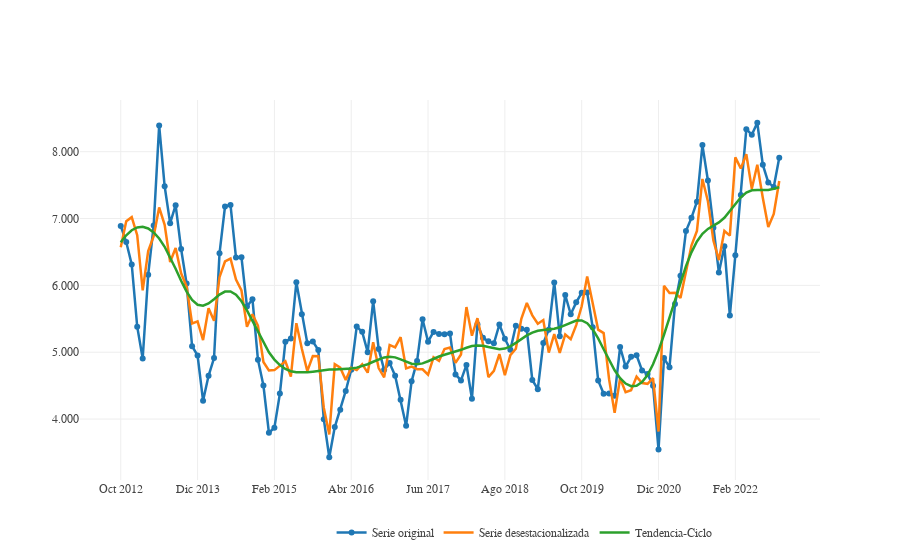

The notebook cell saved with this chart:
### Code cell
locale.setlocale(locale.LC_ALL, 'es_ES')
new_date = [d.strftime('%b %Y').replace(".","").capitalize() for d in df_plot_desest.index]
x = new_date
plot_desestacionalizado = go.Figure()
plot_desestacionalizado.add_trace(go.Scatter(x = new_date,
                         y = df_plot_desest["Serie original"].round(2),
                         name = "Serie original", mode = "lines+markers", line_width=2.5, hovertemplate="$%{y:,.0f}"))
plot_desestacionalizado.add_trace(go.Scatter(x = new_date, y = df_plot_desest["Serie desestacionalizada"].round(2),
                         name = "Serie desestacionalizada", mode = "lines",line_width = 2.5,hovertemplate="$%{y:,.0f}"))
plot_desestacionalizado.add_trace(go.Scatter(x = new_date, y = df_plot_desest["Tendencia-ciclo"].round(2),
                         name = "Tendencia-Ciclo", mode = "lines", line_width = 2.5,hovertemplate="$%{y:,.0f}"))
plot_desestacionalizado.update_xaxes(nticks = 10)
plot_desestacionalizado.update_yaxes(tickformat = ",")
plot_desestacionalizado.update_layout(separators = ",.",template = None, hovermode = "x unified",
                  font_family = "georgia",
                  legend = dict(
                      yanchor="top", orientation = "h",
       y=-0.1,
       xanchor="left",
       x=0.34
                  ))

### Figure 1 — Plotly figure (JSON) as saved in the notebook; plotly's stock layout.template omitted (floating-point values rounded to 4 significant figures)
{"data": [{"hovertemplate": "$%{y:,.0f}", "line": {"width": 2.5}, "mode": "lines+markers", "name": "Serie original", "type": "scatter", "x": ["Oct 2012", "Nov 2012", "Dic 2012", "Ene 2013", "Feb 2013", "Mar 2013", "Abr 2013", "May 2013", "Jun 2013", "Jul 2013", "Ago 2013", "Sep 2013", "Oct 2013", "Nov 2013", "Dic 2013", "Ene 2014", "Feb 2014", "Mar 2014", "Abr 2014", "May 2014", "Jun 2014", "Jul 2014", "Ago 2014", "Sep 2014", "Oct 2014", "Nov 2014", "Dic 2014", "Ene 2015", "Feb 2015", "Mar 2015", "Abr 2015", "May 2015", "Jun 2015", "Jul 2015", "Ago 2015", "Sep 2015", "Oct 2015", "Nov 2015", "Dic 2015", "Ene 2016", "Feb 2016", "Mar 2016", "Abr 2016", "May 2016", "Jun 2016", "Jul 2016", "Ago 2016", "Sep 2016", "Oct 2016", "Nov 2016", "Dic 2016", "Ene 2017", "Feb 2017", "Mar 2017", "Abr 2017", "May 2017", "Jun 2017", "Jul 2017", "Ago 2017", "Sep 2017", "Oct 2017", "Nov 2017", "Dic 2017", "Ene 2018", "Feb 2018", "Mar 2018", "Abr 2018", "May 2018", "Jun 2018", "Jul 2018", "Ago 2018", "Sep 2018", "Oct 2018", "Nov 2018", "Dic 2018", "Ene 2019", "Feb 2019", "Mar 2019", "Abr 2019", "May 2019", "Jun 2019", "Jul 2019", "Ago 2019", "Sep 2019", "Oct 2019", "Nov 2019", "Dic 2019", "Ene 2020", "Feb 2020", "Mar 2020", "Abr 2020", "May 2020", "Jun 2020", "Jul 2020", "Ago 2020", "Sep 2020", "Oct 2020", "Nov 2020", "Dic 2020", "Ene 2021", "Feb 2021", "Mar 2021", "Abr 2021", "May 2021", "Jun 2021", "Jul 2021", "Ago 2021", "Sep 2021", "Oct 2021", "Nov 2021", "Dic 2021", "Ene 2022", "Feb 2022", "Mar 2022", "Abr 2022", "May 2022", "Jun 2022", "Jul 2022", "Ago 2022", "Sep 2022", "Oct 2022"], "y": [6889, 6649, 6313, 5383, 4906, 6160, 6895, 8393, 7483, 6931, 7200, 6545, 6027, 5090, 4951, 4275, 4648, 4913, 6479, 7179, 7204, 6417, 6420, 5685, 5794, 4889, 4502, 3796, 3872, 4381, 5155, 5205, 6046, 5569, 5136, 5162, 5033, 3999, 3429, 3881.0, 4141.0, 4421.0, 4740.0, 5383.0, 5305.0, 5002.0, 5764.0, 5050.0, 4737.0, 4837.0, 4649.0, 4291, 3899, 4565, 4867, 5493, 5158, 5304, 5272, 5268, 5281, 4668, 4578, 4810, 4304, 5417, 5216, 5163, 5133, 5415, 5202, 5037, 5398, 5350, 5336, 4585, 4448, 5137, 5337, 6044, 5239, 5856, 5568, 5746, 5889, 5893, 5374, 4579, 4378, 4383, 4349, 5078, 4786, 4931, 4955, 4727, 4674, 4500, 3544, 4912, 4775, 5720, 6143, 6813, 7010, 7252, 8099, 7570, 6863, 6191, 6587, 5548, 6452, 7354, 8337, 8254, 8433, 7805, 7541, 7473, 7910]}, {"hovertemplate": "$%{y:,.0f}", "line": {"width": 2.5}, "mode": "lines", "name": "Serie desestacionalizada", "type": "scatter", "x": ["Oct 2012", "Nov 2012", "Dic 2012", "Ene 2013", "Feb 2013", "Mar 2013", "Abr 2013", "May 2013", "Jun 2013", "Jul 2013", "Ago 2013", "Sep 2013", "Oct 2013", "Nov 2013", "Dic 2013", "Ene 2014", "Feb 2014", "Mar 2014", "Abr 2014", "May 2014", "Jun 2014", "Jul 2014", "Ago 2014", "Sep 2014", "Oct 2014", "Nov 2014", "Dic 2014", "Ene 2015", "Feb 2015", "Mar 2015", "Abr 2015", "May 2015", "Jun 2015", "Jul 2015", "Ago 2015", "Sep 2015", "Oct 2015", "Nov 2015", "Dic 2015", "Ene 2016", "Feb 2016", "Mar 2016", "Abr 2016", "May 2016", "Jun 2016", "Jul 2016", "Ago 2016", "Sep 2016", "Oct 2016", "Nov 2016", "Dic 2016", "Ene 2017", "Feb 2017", "Mar 2017", "Abr 2017", "May 2017", "Jun 2017", "Jul 2017", "Ago 2017", "Sep 2017", "Oct 2017", "Nov 2017", "Dic 2017", "Ene 2018", "Feb 2018", "Mar 2018", "Abr 2018", "May 2018", "Jun 2018", "Jul 2018", "Ago 2018", "Sep 2018", "Oct 2018", "Nov 2018", "Dic 2018", "Ene 2019", "Feb 2019", "Mar 2019", "Abr 2019", "May 2019", "Jun 2019", "Jul 2019", "Ago 2019", "Sep 2019", "Oct 2019", "Nov 2019", "Dic 2019", "Ene 2020", "Feb 2020", "Mar 2020", "Abr 2020", "May 2020", "Jun 2020", "Jul 2020", "Ago 2020", "Sep 2020", "Oct 2020", "Nov 2020", "Dic 2020", "Ene 2021", "Feb 2021", "Mar 2021", "Abr 2021", "May 2021", "Jun 2021", "Jul 2021", "Ago 2021", "Sep 2021", "Oct 2021", "Nov 2021", "Dic 2021", "Ene 2022", "Feb 2022", "Mar 2022", "Abr 2022", "May 2022", "Jun 2022", "Jul 2022", "Ago 2022", "Sep 2022", "Oct 2022"], "y": [6571.0, 6959.0, 7021.0, 6751.0, 5926.0, 6515.0, 6737.0, 7165.0, 6906.0, 6350.0, 6559.0, 6181.0, 5983.0, 5430.0, 5462.0, 5182.0, 5658.0, 5471.0, 6123.0, 6358.0, 6402.0, 6087.0, 5924.0, 5382.0, 5568.0, 5398.0, 4854.0, 4728.0, 4733.0, 4793.0, 4865.0, 4637.0, 5434.0, 5053.0, 4717.0, 4943.0, 4940.0, 4170.0, 3771.0, 4820.0, 4768.0, 4586.0, 4766.0, 4734.0, 4822.0, 4694.0, 5150.0, 4763.0, 4625.0, 5109.0, 5072.0, 5226.0, 4758.0, 4786.0, 4746.0, 4745.0, 4663.0, 4925.0, 4870.0, 5047.0, 5070.0, 4841.0, 4967.0, 5676.0, 5247.0, 5510.0, 5122.0, 4627.0, 4723.0, 4972.0, 4658.0, 4956.0, 5052.0, 5500.0, 5737.0, 5552.0, 5427.0, 5482.0, 4995.0, 5270.0, 4990.0, 5266.0, 5195.0, 5406.0, 5687.0, 6135.0, 5711.0, 5338.0, 5286.0, 4592.0, 4094.0, 4611.0, 4402.0, 4431.0, 4635.0, 4539.0, 4528.0, 4614.0, 3814.0, 5995.0, 5886.0, 5891.0, 5813.0, 6226.0, 6596.0, 6816.0, 7592.0, 7258.0, 6670.0, 6379.0, 6814.0, 6744.0, 7914.0, 7749.0, 7962.0, 7444.0, 7805.0, 7311.0, 6874.0, 7068.0, 7562.0]}, {"hovertemplate": "$%{y:,.0f}", "line": {"width": 2.5}, "mode": "lines", "name": "Tendencia-Ciclo", "type": "scatter", "x": ["Oct 2012", "Nov 2012", "Dic 2012", "Ene 2013", "Feb 2013", "Mar 2013", "Abr 2013", "May 2013", "Jun 2013", "Jul 2013", "Ago 2013", "Sep 2013", "Oct 2013", "Nov 2013", "Dic 2013", "Ene 2014", "Feb 2014", "Mar 2014", "Abr 2014", "May 2014", "Jun 2014", "Jul 2014", "Ago 2014", "Sep 2014", "Oct 2014", "Nov 2014", "Dic 2014", "Ene 2015", "Feb 2015", "Mar 2015", "Abr 2015", "May 2015", "Jun 2015", "Jul 2015", "Ago 2015", "Sep 2015", "Oct 2015", "Nov 2015", "Dic 2015", "Ene 2016", "Feb 2016", "Mar 2016", "Abr 2016", "May 2016", "Jun 2016", "Jul 2016", "Ago 2016", "Sep 2016", "Oct 2016", "Nov 2016", "Dic 2016", "Ene 2017", "Feb 2017", "Mar 2017", "Abr 2017", "May 2017", "Jun 2017", "Jul 2017", "Ago 2017", "Sep 2017", "Oct 2017", "Nov 2017", "Dic 2017", "Ene 2018", "Feb 2018", "Mar 2018", "Abr 2018", "May 2018", "Jun 2018", "Jul 2018", "Ago 2018", "Sep 2018", "Oct 2018", "Nov 2018", "Dic 2018", "Ene 2019", "Feb 2019", "Mar 2019", "Abr 2019", "May 2019", "Jun 2019", "Jul 2019", "Ago 2019", "Sep 2019", "Oct 2019", "Nov 2019", "Dic 2019", "Ene 2020", "Feb 2020", "Mar 2020", "Abr 2020", "May 2020", "Jun 2020", "Jul 2020", "Ago 2020", "Sep 2020", "Oct 2020", "Nov 2020", "Dic 2020", "Ene 2021", "Feb 2021", "Mar 2021", "Abr 2021", "May 2021", "Jun 2021", "Jul 2021", "Ago 2021", "Sep 2021", "Oct 2021", "Nov 2021", "Dic 2021", "Ene 2022", "Feb 2022", "Mar 2022", "Abr 2022", "May 2022", "Jun 2022", "Jul 2022", "Ago 2022", "Sep 2022", "Oct 2022"], "y": [6646.0, 6749.0, 6825.0, 6868.0, 6876.0, 6852.0, 6793.0, 6701.0, 6577.0, 6424.0, 6249.0, 6070.0, 5907, 5782.0, 5711.0, 5696.0, 5729.0, 5793.0, 5862.0, 5908.0, 5910.0, 5860.0, 5762.0, 5626.0, 5466.0, 5299.0, 5145.0, 4999.0, 4890.0, 4807.0, 4751.0, 4716.0, 4700.0, 4696.0, 4699.0, 4709, 4721.0, 4734.0, 4743.0, 4740.0, 4743.0, 4748.0, 4756.0, 4770.0, 4791.0, 4820.0, 4857.0, 4894.0, 4923.0, 4934.0, 4923.0, 4893.0, 4856.0, 4828.0, 4820.0, 4834.0, 4865.0, 4902.0, 4936.0, 4962.0, 4984.0, 5007.0, 5036.0, 5068.0, 5092.0, 5102.0, 5097.0, 5078.0, 5056.0, 5045.0, 5055.0, 5089.0, 5141.0, 5198.0, 5251.0, 5294.0, 5321.0, 5334.0, 5341.0, 5351.0, 5373.0, 5406.0, 5445.0, 5474.0, 5476.0, 5434.0, 5343.0, 5207.0, 5045.0, 4879.0, 4730.0, 4612.0, 4532.0, 4493.0, 4500.0, 4554.0, 4660.0, 4819.0, 5024.0, 5262.0, 5522.0, 5789.0, 6048.0, 6288.0, 6494.0, 6657.0, 6771.0, 6844.0, 6894.0, 6943.0, 7012.0, 7108.0, 7218.0, 7318.0, 7389.0, 7423.0, 7428.0, 7424.0, 7429.0, 7447.0, 7468.0]}], "layout": {"font": {"family": "georgia"}, "hovermode": "x unified", "legend": {"orientation": "h", "x": 0.34, "xanchor": "left", "y": -0.1, "yanchor": "top"}, "separators": ",.", "xaxis": {"nticks": 10}, "yaxis": {"tickformat": ","}}}
